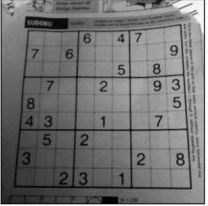
#> input picture images/dave.png, 208 x 206 px
$ python edgeDetection.py   (older library calls are emulated)
#> lines starting #> are read from the running program, lines starting #| are printed output that depends on the picture
# gradient(기울기)는 스칼라장(공간)이서 최대 증가율을 나타내는 벡터을 뜻
# gradient는 영상의 edge 및 그 방향을 찾는 용도
# 이미지(x, y)에서의 벡터값을 구해 해당 pixel이 edge에 얼마나 가깝고, 그 방향이 어디인지 파악 가능

# sobel & scharr Filter -> 가우시안 smoothing과 미분을 이용
# 노이즈가 있는 이미지에 적용하면 좋음
# cv2.Sobel(src, ddepth(output이미지의 depth(-1이면 input image와 동일)), dx(x축 미분차수), dy(y축 미분차수), kernal사이즈(-1이면 3x3으로 적용))
# cv2.Scharr(Sobel과 파라미터 동일)하나 ksize가 sobel의 3x3보다 더 정확

# Laplacian -> 이미지의 가로와 세로에 대한 gradient를 2차 미분한 값
# blob(주위의 pixel과 확연한 picel차이를 나타내는 덩어리) 검출에 많이 사용됨
# cv2.Laplacian(src, ddepth)

# CannyEdgeDetection -> 노이즈 제거(5x5 가우시안 필터 사용), edge Gradient Detection(경계값 후보군 선별), Non-maximum Suppression(이미지의 pixel을 full scan해 edge가 아닌 pixel 제거), Hysteresis Thresholding(지금까지 edge로 판단된 pixel이 진짜 edge인지 판별) 순으로 사용
# cv2.Canny(image, threshold1(Hysteresis Thresshold작업에서 min값), threshold2(작업에서 max값)

import cv2
from matplotlib import pyplot as plt

img = cv2.imread('../images/dave.png')
#> img is the input picture: shape (206, 208, 3); min 0, max 255, mean 114.4
canny = cv2.Canny(img, 30, 70)
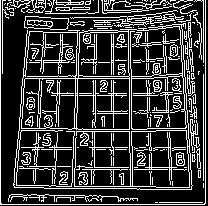
#> canny: shape (206, 208); 23.1% white in thin lines or dots

laplacian = cv2.Laplacian(img, cv2.CV_8U)
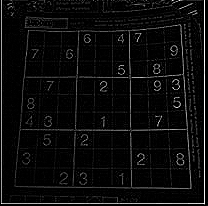
#> laplacian: shape (206, 208, 3); min 0, max 255, mean 11.7
sobelx = cv2.Sobel(img, cv2.CV_8U, 1, 0, ksize=3)
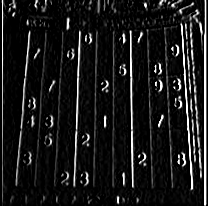
#> sobelx: shape (206, 208, 3); min 0, max 255, mean 25.2
sobely = cv2.Sobel(img, cv2.CV_8U, 0, 1, ksize=3)
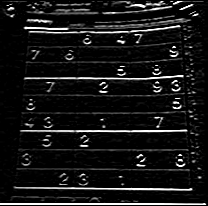
#> sobely: shape (206, 208, 3); min 0, max 255, mean 22.3

images = [img, laplacian, sobelx, sobely, canny]
titles = ['Origianl', 'Laplacian', 'Sobel X', 'Sobel Y', 'Canny']

for i in range(5):
    plt.subplot(2, 3, i + 1), plt.imshow(images[i]), plt.title([titles[i]])
    plt.xticks([]), plt.yticks([])

plt.show()
